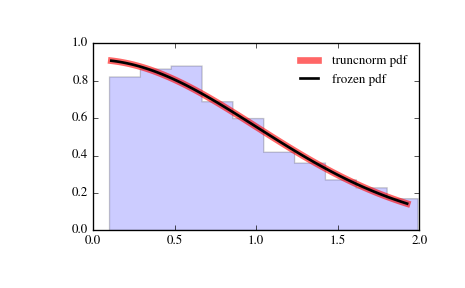

This chart was generated by the following Python code:
from scipy.stats import truncnorm
import matplotlib.pyplot as plt
fig, ax = plt.subplots(1, 1)

# Calculate a few first moments:

a, b = 0.1, 2
mean, var, skew, kurt = truncnorm.stats(a, b, moments='mvsk')

# Display the probability density function (``pdf``):

x = np.linspace(truncnorm.ppf(0.01, a, b),
                truncnorm.ppf(0.99, a, b), 100)
ax.plot(x, truncnorm.pdf(x, a, b),
       'r-', lw=5, alpha=0.6, label='truncnorm pdf')

# Alternatively, the distribution object can be called (as a function)
# to fix the shape, location and scale parameters. This returns a "frozen"
# RV object holding the given parameters fixed.

# Freeze the distribution and display the frozen ``pdf``:

rv = truncnorm(a, b)
ax.plot(x, rv.pdf(x), 'k-', lw=2, label='frozen pdf')

# Check accuracy of ``cdf`` and ``ppf``:

vals = truncnorm.ppf([0.001, 0.5, 0.999], a, b)
np.allclose([0.001, 0.5, 0.999], truncnorm.cdf(vals, a, b))
# True

# Generate random numbers:

r = truncnorm.rvs(a, b, size=1000)

# And compare the histogram:

ax.hist(r, normed=True, histtype='stepfilled', alpha=0.2)
ax.legend(loc='best', frameon=False)
plt.show()
